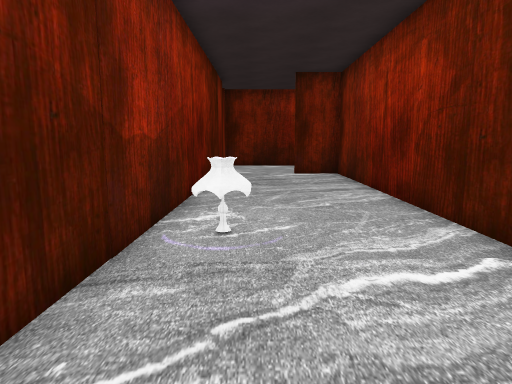
[1] (above)

19 first-person views from a walk through a scene from a Unity 3-D project. The camera is 1.4 m above the floor, tilts 8° down and sees 70° across. The floor is counted in squares, 0.94 m on a side. Each view is taken from the middle of a square. On the plan, view 1 faces up. The plan holds only what a view shows up to about 16 squares ahead; the rest is blank. The place goes on beyond the plan. The player character is not drawn. Door leaves are left out, so doorways stand open.

[2]
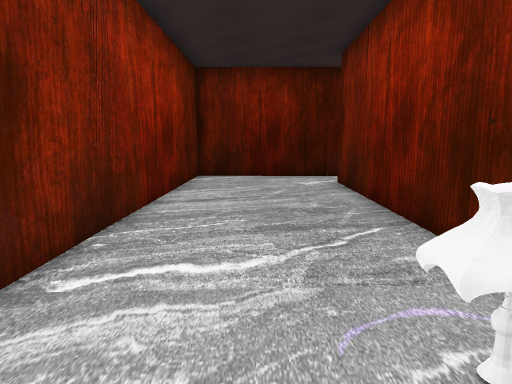

[3]
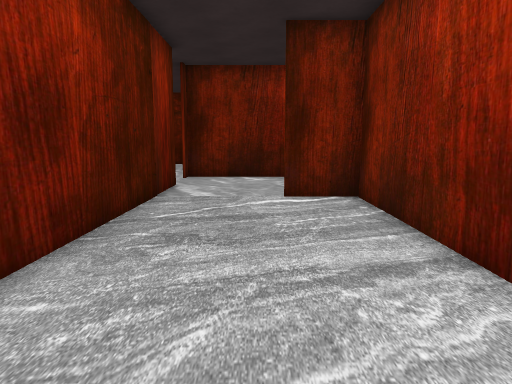

[4]
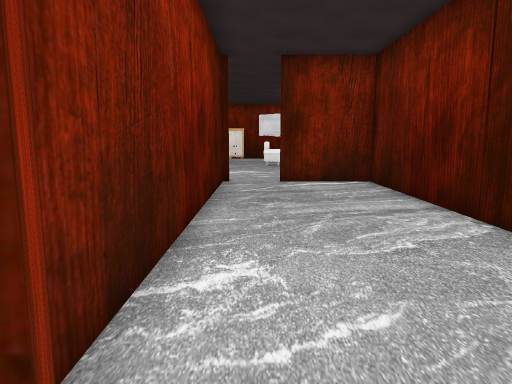

[5]
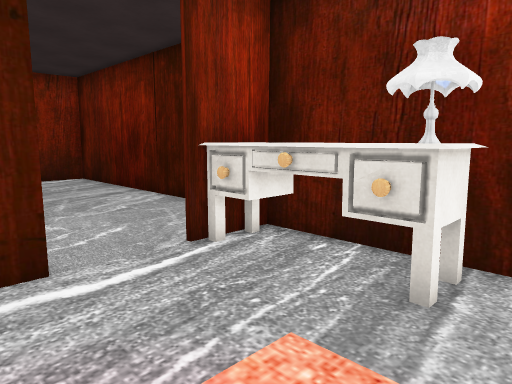

[6]
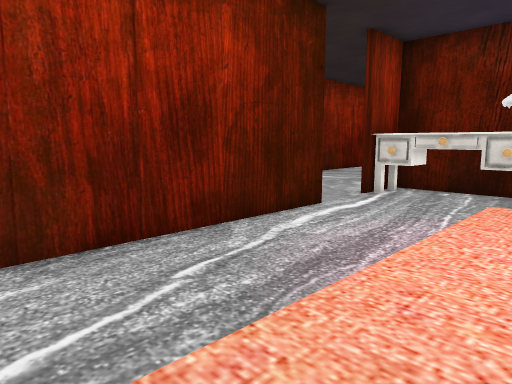

[7]
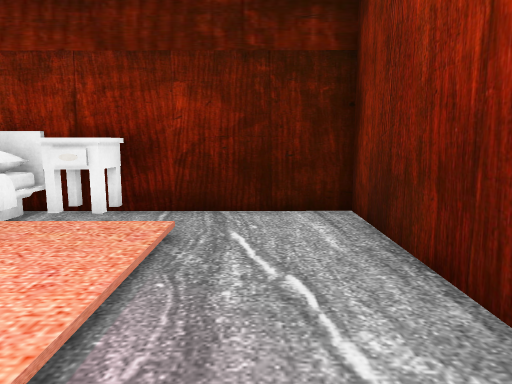

[8]
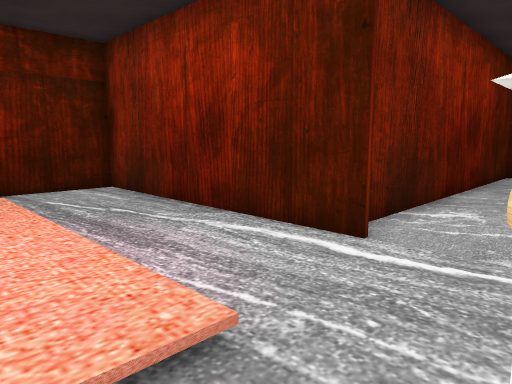

[9]
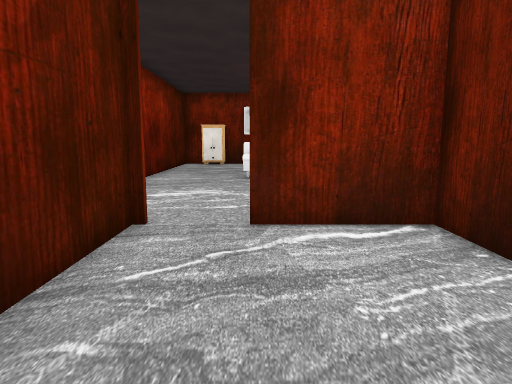

[10]
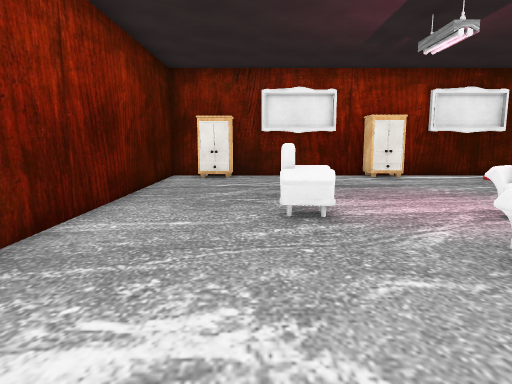

[11]
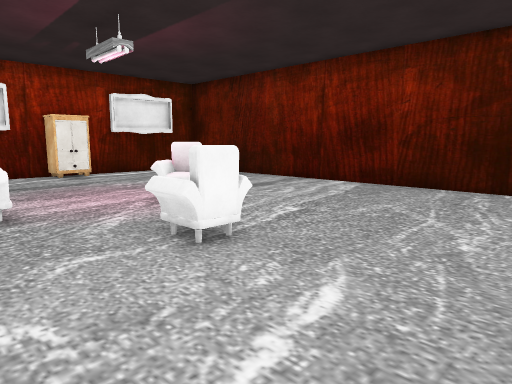

[12]
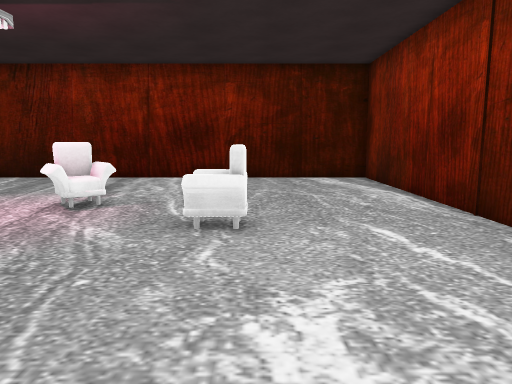

[13]
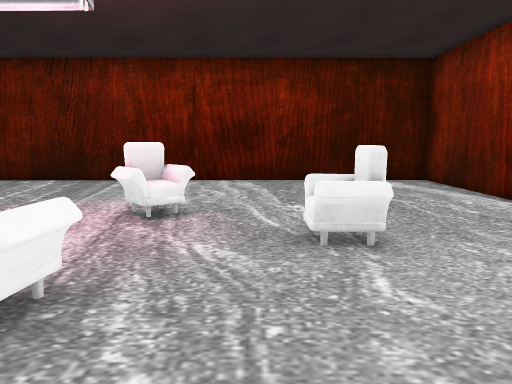

[14]
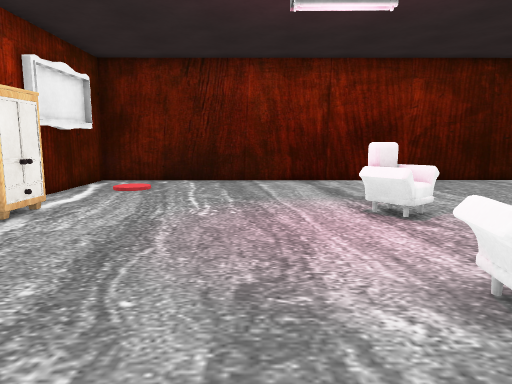

[15]
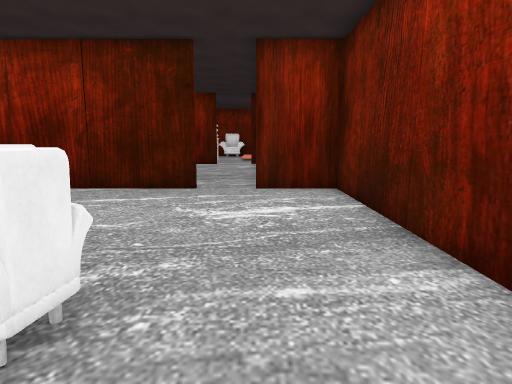

[16]
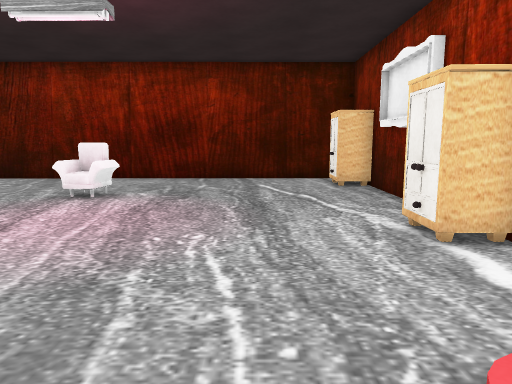

[17]
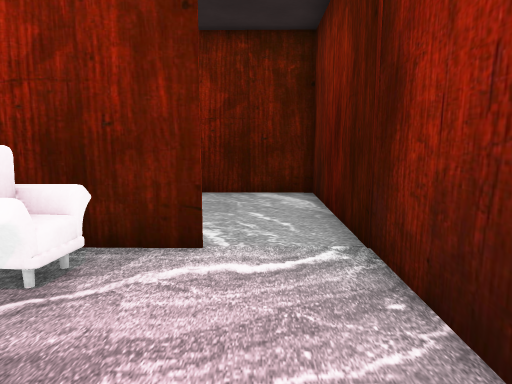

[18]
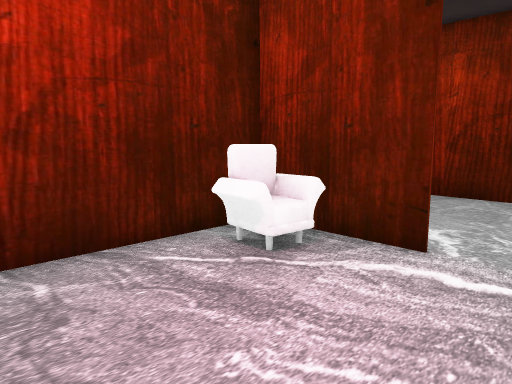

[19]
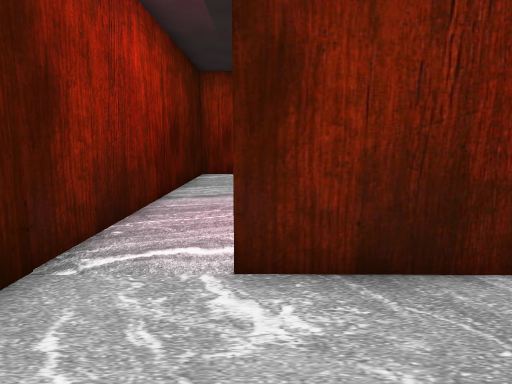

### Floor plan
Ten units are one square. View 1 is at (0, 0); x grows to the right and y downward. Boxes are objects, and circles mark ways between rooms. Rooms are numbered by the first view taken in them; rooms with no view inside come last. Other rooms are left out.
<svg viewBox="-81 -312 364 394">
<path fill="none" stroke="#000" d="M21 -168 104 -168 104 -202M-17 -195 -20 53M95 -222 -17 -222M-24 76 35 77 38 -167 18 -167M-19 -216 -19 -307 -76 -307M-62 -175 -19 -175 -19 -195M278 -163 278 -246 106 -246 106 -219M106 -202 105 -91 278 -91 278 -146M105 -222 95 -222M-20 54 -20 21 -62 21M-76 75 -24 76"/>
<rect x="-15" y="-65" width="20" height="10" fill="#bbb"><title>lamp</title></rect>
<rect x="-75" y="-305" width="10" height="10" fill="#bbb"><title>other object</title></rect>
<rect x="-65" y="-195" width="40" height="20" fill="#bbb"><title>other object</title></rect>
<rect x="-55" y="-185" width="10" height="10" fill="#bbb"><title>lamp</title></rect>
<rect x="145" y="-185" width="20" height="20" fill="#bbb"><title>other object</title></rect>
<rect x="175" y="-165" width="30" height="20" fill="#bbb"><title>other object</title></rect>
<rect x="185" y="-205" width="20" height="10" fill="#bbb"><title>other object</title></rect>
<rect x="255" y="-125" width="10" height="10" fill="#bbb"><title>red disc</title></rect>
<rect x="265" y="-165" width="10" height="20" fill="#bbb"><title>other object</title></rect>
<rect x="265" y="-235" width="10" height="20" fill="#bbb"><title>other object</title></rect>
<rect x="-45" y="25" width="20" height="20" fill="#bbb"><title>other object</title></rect>
<circle cx="-20" cy="-205" r="3" fill="#2a7"/>
<circle cx="100" cy="-210" r="3" fill="#2a7"/>
<circle cx="-20" cy="65" r="3" fill="#2a7"/>
<text x="20" y="-90">1</text>
<text x="-50" y="-240">2</text>
<text x="190" y="-170">3</text>
<text x="-50" y="50">4</text>
</svg>
Room 1 opens to room 2. Room 1 opens to room 3. Room 1 opens to room 4.

Where each view was taken, in squares from view 1:
view 1: 0 up, 0 right, facing up
view 2: 8 up, 1 right, facing down
view 3: 7 up, 1 right, facing up
view 4: 21 up, 3 left, facing right
view 5: 23 up, 7 left, facing down-right
view 6: 29 up, 7 left, facing down-right
view 7: 23 up, 4 left, facing up
view 8: 19 up, 7 left, facing up-right
view 9: 20 up, 4 right, facing right
view 10: 21 up, 12 right, facing right
view 11: 21 up, 11 right, facing down-right
view 12: 24 up, 15 right, facing down
view 13: 23 up, 17 right, facing down
view 14: 23 up, 22 right, facing down
view 15: 22 up, 22 right, facing left
view 16: 10 up, 24 right, facing up
view 17: 6 down, 7 left, facing right
view 18: 7 down, 7 left, facing up-right
view 19: 5 down, 2 right, facing left
